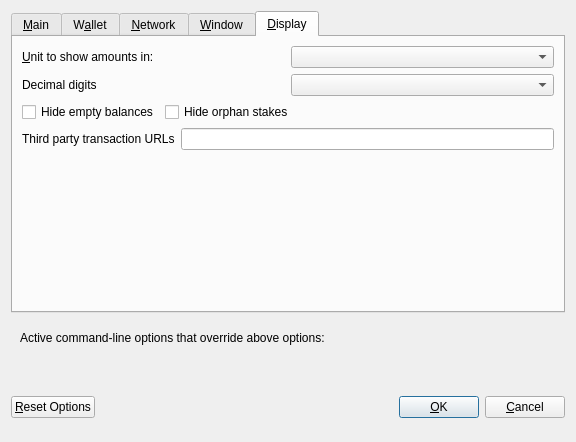
<?xml version="1.0" encoding="UTF-8"?>
<ui version="4.0">
 <class>OptionsDialog</class>
 <widget class="QDialog" name="OptionsDialog">
  <property name="geometry">
   <rect>
    <x>0</x>
    <y>0</y>
    <width>576</width>
    <height>442</height>
   </rect>
  </property>
  <property name="windowTitle">
   <string>Options</string>
  </property>
  <property name="modal">
   <bool>true</bool>
  </property>
  <layout class="QVBoxLayout" name="verticalLayout">
   <item>
    <widget class="QTabWidget" name="tabWidget">
     <property name="currentIndex">
      <number>4</number>
     </property>
     <widget class="QWidget" name="tabMain">
      <attribute name="title">
       <string>&amp;Main</string>
      </attribute>
      <layout class="QVBoxLayout" name="verticalLayout_Main">
       <item>
        <widget class="QCheckBox" name="bitcoinAtStartup">
         <property name="toolTip">
          <string>Automatically start UltraClear after logging in to the system.</string>
         </property>
         <property name="text">
          <string>&amp;Start UltraClear on system login</string>
         </property>
        </widget>
       </item>
       <item>
        <layout class="QHBoxLayout" name="horizontalLayout_2_Main">
         <item>
          <widget class="QLabel" name="databaseCacheLabel">
           <property name="text">
            <string>Size of &amp;database cache</string>
           </property>
           <property name="textFormat">
            <enum>Qt::PlainText</enum>
           </property>
           <property name="buddy">
            <cstring>databaseCache</cstring>
           </property>
          </widget>
         </item>
         <item>
          <widget class="QSpinBox" name="databaseCache"/>
         </item>
         <item>
          <widget class="QLabel" name="databaseCacheUnitLabel">
           <property name="text">
            <string>MB</string>
           </property>
           <property name="textFormat">
            <enum>Qt::PlainText</enum>
           </property>
          </widget>
         </item>
         <item>
          <spacer name="horizontalSpacer_2_Main">
           <property name="orientation">
            <enum>Qt::Horizontal</enum>
           </property>
           <property name="sizeHint" stdset="0">
            <size>
             <width>40</width>
             <height>20</height>
            </size>
           </property>
          </spacer>
         </item>
        </layout>
       </item>
       <item>
        <layout class="QHBoxLayout" name="horizontalLayout_3_Main">
         <item>
          <widget class="QLabel" name="threadsScriptVerifLabel">
           <property name="text">
            <string>Number of script &amp;verification threads</string>
           </property>
           <property name="textFormat">
            <enum>Qt::PlainText</enum>
           </property>
           <property name="buddy">
            <cstring>threadsScriptVerif</cstring>
           </property>
          </widget>
         </item>
         <item>
          <widget class="QSpinBox" name="threadsScriptVerif">
           <property name="toolTip">
            <string>(0 = auto, &lt;0 = leave that many cores free)</string>
           </property>
          </widget>
         </item>
         <item>
          <spacer name="horizontalSpacer_3_Main">
           <property name="orientation">
            <enum>Qt::Horizontal</enum>
           </property>
           <property name="sizeHint" stdset="0">
            <size>
             <width>40</width>
             <height>20</height>
            </size>
           </property>
          </spacer>
         </item>
        </layout>
       </item>
       <item>
        <spacer name="verticalSpacer_2">
         <property name="orientation">
          <enum>Qt::Vertical</enum>
         </property>
         <property name="sizeHint" stdset="0">
          <size>
           <width>20</width>
           <height>40</height>
          </size>
         </property>
        </spacer>
       </item>
       <item>
        <layout class="QHBoxLayout" name="horiz-autominting-layout">
         <item>
          <widget class="QCheckBox" name="checkBoxZeromintEnable">
           <property name="toolTip">
            <string>Enable automatic minting of UCR units to zUCR</string>
           </property>
           <property name="layoutDirection">
            <enum>Qt::LeftToRight</enum>
           </property>
           <property name="text">
            <string>Enable zUCR Automint</string>
           </property>
          </widget>
         </item>
         <item>
          <widget class="QCheckBox" name="checkBoxZeromintAddresses">
           <property name="toolTip">
            <string>Enable automatic zUCR minting from specific addresses</string>
           </property>
           <property name="layoutDirection">
            <enum>Qt::LeftToRight</enum>
           </property>
           <property name="text">
            <string>Enable Automint Addresses</string>
           </property>
          </widget>
         </item>
        </layout>
       </item>
       <item>
        <layout class="QHBoxLayout" name="horizontalLayout_3">
         <item>
          <widget class="QLabel" name="percentage_label">
           <property name="toolTip">
            <string>Percentage of incoming UCR which get automatically converted to zUCR via Zerocoin Protocol (min: 10%)</string>
           </property>
           <property name="text">
            <string>Percentage of autominted zUCR</string>
           </property>
          </widget>
         </item>
         <item>
          <widget class="QSpinBox" name="zeromintPercentage">
           <property name="minimum">
            <number>1</number>
           </property>
           <property name="maximum">
            <number>100</number>
           </property>
          </widget>
         </item>
        </layout>
       </item>
       <item>
        <layout class="QHBoxLayout" name="horizontalLayout" stretch="0,0">
         <property name="sizeConstraint">
          <enum>QLayout::SetFixedSize</enum>
         </property>
         <item>
          <widget class="QLabel" name="labelPreferredDenom">
           <property name="maximumSize">
            <size>
             <width>16777215</width>
             <height>16777215</height>
            </size>
           </property>
           <property name="toolTip">
            <string>Wait with automatic conversion to Zerocoin until enough UCR for this denomination is available</string>
           </property>
           <property name="text">
            <string>Preferred Automint zUCR Denomination</string>
           </property>
          </widget>
         </item>
         <item>
          <widget class="QComboBox" name="preferredDenom">
           <property name="maximumSize">
            <size>
             <width>16777215</width>
             <height>27</height>
            </size>
           </property>
           <property name="toolTip">
            <string>Wait with automatic conversion to Zerocoin until enough UCR for this denomination is available</string>
           </property>
           <property name="maxVisibleItems">
            <number>9</number>
           </property>
           <property name="maxCount">
            <number>9</number>
           </property>
          </widget>
         </item>
        </layout>
       </item>
      </layout>
     </widget>
     <widget class="QWidget" name="tabWallet">
      <attribute name="title">
       <string>W&amp;allet</string>
      </attribute>
      <layout class="QVBoxLayout" name="verticalLayout_Wallet">
       <item>
        <layout class="QHBoxLayout" name="horizontalLayout_2_Wallet">
         <item>
          <widget class="QLabel" name="labelStakeSplitThresholdText">
           <property name="text">
            <string>Stake split threshold:</string>
           </property>
          </widget>
         </item>
         <item>
          <widget class="QSpinBox" name="spinBoxStakeSplitThreshold">
           <property name="minimum">
            <number>1</number>
           </property>
           <property name="maximum">
            <number>999999</number>
           </property>
          </widget>
         </item>
        </layout>
       </item>
       <item>
        <widget class="QGroupBox" name="groupBox">
         <property name="title">
          <string>Expert</string>
         </property>
         <layout class="QVBoxLayout" name="verticalLayout_2">
          <item>
           <widget class="QCheckBox" name="coinControlFeatures">
            <property name="toolTip">
             <string>Whether to show coin control features or not.</string>
            </property>
            <property name="text">
             <string>Enable coin &amp;control features</string>
            </property>
           </widget>
          </item>
          <item>
           <widget class="QCheckBox" name="showMasternodesTab">
            <property name="toolTip">
             <string>Show additional tab listing all your masternodes in first sub-tab&lt;br/&gt;and all masternodes on the network in second sub-tab.</string>
            </property>
            <property name="text">
             <string>Show Masternodes Tab</string>
            </property>
           </widget>
          </item>
          <item>
           <widget class="QCheckBox" name="spendZeroConfChange">
            <property name="toolTip">
             <string>If you disable the spending of unconfirmed change, the change from a transaction&lt;br/&gt;cannot be used until that transaction has at least one confirmation.&lt;br/&gt;This also affects how your balance is computed.</string>
            </property>
            <property name="text">
             <string>&amp;Spend unconfirmed change</string>
            </property>
           </widget>
          </item>
         </layout>
        </widget>
       </item>
       <item>
        <spacer name="verticalSpacer_Wallet">
         <property name="orientation">
          <enum>Qt::Vertical</enum>
         </property>
         <property name="sizeHint" stdset="0">
          <size>
           <width>20</width>
           <height>40</height>
          </size>
         </property>
        </spacer>
       </item>
      </layout>
     </widget>
     <widget class="QWidget" name="tabNetwork">
      <attribute name="title">
       <string>&amp;Network</string>
      </attribute>
      <layout class="QVBoxLayout" name="verticalLayout_Network">
       <item>
        <widget class="QCheckBox" name="mapPortUpnp">
         <property name="toolTip">
          <string>Automatically open the UltraClear client port on the router. This only works when your router supports UPnP and it is enabled.</string>
         </property>
         <property name="text">
          <string>Map port using &amp;UPnP</string>
         </property>
        </widget>
       </item>
       <item>
        <widget class="QCheckBox" name="allowIncoming">
         <property name="toolTip">
          <string>Accept connections from outside</string>
         </property>
         <property name="text">
          <string>Allow incoming connections</string>
         </property>
        </widget>
       </item>
       <item>
        <widget class="QCheckBox" name="connectSocks">
         <property name="toolTip">
          <string>Connect to the UltraClear network through a SOCKS5 proxy.</string>
         </property>
         <property name="text">
          <string>&amp;Connect through SOCKS5 proxy (default proxy):</string>
         </property>
        </widget>
       </item>
       <item>
        <layout class="QHBoxLayout" name="horizontalLayout_1_Network">
         <item>
          <widget class="QLabel" name="proxyIpLabel">
           <property name="text">
            <string>Proxy &amp;IP:</string>
           </property>
           <property name="textFormat">
            <enum>Qt::PlainText</enum>
           </property>
           <property name="buddy">
            <cstring>proxyIp</cstring>
           </property>
          </widget>
         </item>
         <item>
          <widget class="QValidatedLineEdit" name="proxyIp">
           <property name="minimumSize">
            <size>
             <width>140</width>
             <height>0</height>
            </size>
           </property>
           <property name="maximumSize">
            <size>
             <width>140</width>
             <height>16777215</height>
            </size>
           </property>
           <property name="toolTip">
            <string>IP address of the proxy (e.g. IPv4: 127.0.0.1 / IPv6: ::1)</string>
           </property>
          </widget>
         </item>
         <item>
          <widget class="QLabel" name="proxyPortLabel">
           <property name="text">
            <string>&amp;Port:</string>
           </property>
           <property name="textFormat">
            <enum>Qt::PlainText</enum>
           </property>
           <property name="buddy">
            <cstring>proxyPort</cstring>
           </property>
          </widget>
         </item>
         <item>
          <widget class="QLineEdit" name="proxyPort">
           <property name="minimumSize">
            <size>
             <width>55</width>
             <height>0</height>
            </size>
           </property>
           <property name="maximumSize">
            <size>
             <width>55</width>
             <height>16777215</height>
            </size>
           </property>
           <property name="toolTip">
            <string>Port of the proxy (e.g. 9050)</string>
           </property>
          </widget>
         </item>
         <item>
          <spacer name="horizontalSpacer_1_Network">
           <property name="orientation">
            <enum>Qt::Horizontal</enum>
           </property>
           <property name="sizeHint" stdset="0">
            <size>
             <width>40</width>
             <height>20</height>
            </size>
           </property>
          </spacer>
         </item>
        </layout>
       </item>
       <item>
        <spacer name="verticalSpacer_Network">
         <property name="orientation">
          <enum>Qt::Vertical</enum>
         </property>
         <property name="sizeHint" stdset="0">
          <size>
           <width>20</width>
           <height>40</height>
          </size>
         </property>
        </spacer>
       </item>
      </layout>
     </widget>
     <widget class="QWidget" name="tabWindow">
      <attribute name="title">
       <string>&amp;Window</string>
      </attribute>
      <layout class="QVBoxLayout" name="verticalLayout_Window">
       <item>
        <widget class="QCheckBox" name="minimizeToTray">
         <property name="toolTip">
          <string>Show only a tray icon after minimizing the window.</string>
         </property>
         <property name="text">
          <string>&amp;Minimize to the tray instead of the taskbar</string>
         </property>
        </widget>
       </item>
       <item>
        <widget class="QCheckBox" name="minimizeOnClose">
         <property name="toolTip">
          <string>Minimize instead of exit the application when the window is closed. When this option is enabled, the application will be closed only after selecting Quit in the menu.</string>
         </property>
         <property name="text">
          <string>M&amp;inimize on close</string>
         </property>
        </widget>
       </item>
       <item>
        <spacer name="verticalSpacer_Window">
         <property name="orientation">
          <enum>Qt::Vertical</enum>
         </property>
         <property name="sizeHint" stdset="0">
          <size>
           <width>20</width>
           <height>40</height>
          </size>
         </property>
        </spacer>
       </item>
      </layout>
     </widget>
     <widget class="QWidget" name="tabDisplay">
      <attribute name="title">
       <string>&amp;Display</string>
      </attribute>
      <layout class="QVBoxLayout" name="verticalLayout_Display">
       <!--<item>
        <layout class="QHBoxLayout" name="horizontalLayout_1_Display">
         <item>
          <widget class="QLabel" name="langLabel">
           <property name="text">
            <string>User Interface &amp;language:</string>
           </property>
           <property name="textFormat">
            <enum>Qt::PlainText</enum>
           </property>
           <property name="buddy">
            <cstring>lang</cstring>
           </property>
          </widget>
         </item>
         <item>
          <widget class="QValueComboBox" name="lang">
           <property name="toolTip">
            <string>The user interface language can be set here. This setting will take effect after restarting UltraClear.</string>
           </property>
          </widget>
         </item>
        </layout>
       </item>
       <item>
        <widget class="QLabel" name="label_3">
         <property name="toolTip">
          <string notr="true"/>
         </property>
         <property name="statusTip">
          <string notr="true"/>
         </property>
         <property name="whatsThis">
          <string notr="true"/>
         </property>
         <property name="accessibleName">
          <string notr="true"/>
         </property>
         <property name="text">
          <string>Language missing or translation incomplete? Help contributing translations here:
https://www.transifex.com/ClearNode/Clearcore-Project-translations</string>
         </property>
         <property name="wordWrap">
          <bool>true</bool>
         </property>
         <property name="openExternalLinks">
          <bool>true</bool>
         </property>
         <property name="textInteractionFlags">
          <set>Qt::TextBrowserInteraction</set>
         </property>
        </widget>
       </item>
       <item>
        <layout class="QHBoxLayout" name="horizontalLayout_2_Display" stretch="0,0">
         <item>
          <widget class="QLabel" name="themeLabel">
           <property name="text">
            <string>User Interface Theme:</string>
           </property>
          </widget>
         </item>
         <item>
          <widget class="QValueComboBox" name="theme"/>
         </item>
        </layout>
       </item>
       <item>
        <widget class="Line" name="line">
         <property name="orientation">
          <enum>Qt::Horizontal</enum>
         </property>
        </widget>
       </item>-->
       <item>
        <layout class="QHBoxLayout" name="horizontalLayout_3_Display">
         <item>
          <widget class="QLabel" name="unitLabel">
           <property name="text">
            <string>&amp;Unit to show amounts in:</string>
           </property>
           <property name="textFormat">
            <enum>Qt::PlainText</enum>
           </property>
           <property name="buddy">
            <cstring>unit</cstring>
           </property>
          </widget>
         </item>
         <item>
          <widget class="QValueComboBox" name="unit">
           <property name="toolTip">
            <string>Choose the default subdivision unit to show in the interface and when sending coins.</string>
           </property>
          </widget>
         </item>
        </layout>
       </item>
       <item>
        <layout class="QHBoxLayout" name="horizontalLayout_4_Display">
         <item>
          <widget class="QLabel" name="digitsLabel">
           <property name="text">
            <string>Decimal digits</string>
           </property>
          </widget>
         </item>
         <item>
          <widget class="QValueComboBox" name="digits"/>
         </item>
        </layout>
       </item>
       <item>
        <layout class="QHBoxLayout" name="horizontalLayout_5_Display">
         <item>
          <widget class="QCheckBox" name="checkBoxHideZeroBalances">
           <property name="toolTip">
            <string>Hide empty balances</string>
           </property>
           <property name="layoutDirection">
            <enum>Qt::LeftToRight</enum>
           </property>
           <property name="text">
            <string>Hide empty balances</string>
           </property>
          </widget>
         </item>
         <item>
          <widget class="QCheckBox" name="checkBoxHideOrphans">
           <property name="toolTip">
            <string>Hide orphan stakes in transaction lists</string>
           </property>
           <property name="text">
            <string>Hide orphan stakes</string>
           </property>
          </widget>
         </item>
         <item>
          <spacer name="horizontalSpacer">
           <property name="orientation">
            <enum>Qt::Horizontal</enum>
           </property>
           <property name="sizeHint" stdset="0">
            <size>
             <width>40</width>
             <height>20</height>
            </size>
           </property>
          </spacer>
         </item>
        </layout>
       </item>
       <item>
        <layout class="QHBoxLayout" name="horizontalLayout_6_Display">
         <item>
          <widget class="QLabel" name="thirdPartyTxUrlsLabel">
           <property name="toolTip">
            <string>Third party URLs (e.g. a block explorer) that appear in the transactions tab as context menu items. %s in the URL is replaced by transaction hash. Multiple URLs are separated by vertical bar |.</string>
           </property>
           <property name="text">
            <string>Third party transaction URLs</string>
           </property>
           <property name="buddy">
            <cstring>thirdPartyTxUrls</cstring>
           </property>
          </widget>
         </item>
         <item>
          <widget class="QLineEdit" name="thirdPartyTxUrls">
           <property name="toolTip">
            <string>Third party URLs (e.g. a block explorer) that appear in the transactions tab as context menu items. %s in the URL is replaced by transaction hash. Multiple URLs are separated by vertical bar |.</string>
           </property>
          </widget>
         </item>
        </layout>
       </item>
       <item>
        <spacer name="verticalSpacer">
         <property name="orientation">
          <enum>Qt::Vertical</enum>
         </property>
         <property name="sizeHint" stdset="0">
          <size>
           <width>20</width>
           <height>40</height>
          </size>
         </property>
        </spacer>
       </item>
      </layout>
     </widget>
    </widget>
   </item>
   <item>
    <widget class="QFrame" name="frame">
     <layout class="QVBoxLayout" name="verticalLayout_Bottom">
      <item>
       <layout class="QHBoxLayout" name="horizontalLayout_Bottom">
        <item>
         <widget class="QLabel" name="overriddenByCommandLineInfoLabel">
          <property name="text">
           <string>Active command-line options that override above options:</string>
          </property>
          <property name="textFormat">
           <enum>Qt::PlainText</enum>
          </property>
         </widget>
        </item>
        <item>
         <spacer name="horizontalSpacer_Bottom">
          <property name="orientation">
           <enum>Qt::Horizontal</enum>
          </property>
          <property name="sizeHint" stdset="0">
           <size>
            <width>40</width>
            <height>20</height>
           </size>
          </property>
         </spacer>
        </item>
       </layout>
      </item>
      <item>
       <widget class="QLabel" name="overriddenByCommandLineLabel">
        <property name="text">
         <string/>
        </property>
        <property name="textFormat">
         <enum>Qt::PlainText</enum>
        </property>
        <property name="wordWrap">
         <bool>true</bool>
        </property>
       </widget>
      </item>
     </layout>
    </widget>
   </item>
   <item>
    <layout class="QHBoxLayout" name="horizontalLayout_Buttons">
     <item>
      <widget class="QPushButton" name="resetButton">
       <property name="toolTip">
        <string>Reset all client options to default.</string>
       </property>
       <property name="text">
        <string>&amp;Reset Options</string>
       </property>
       <property name="autoDefault">
        <bool>false</bool>
       </property>
      </widget>
     </item>
     <item>
      <spacer name="horizontalSpacer_1">
       <property name="orientation">
        <enum>Qt::Horizontal</enum>
       </property>
       <property name="sizeHint" stdset="0">
        <size>
         <width>40</width>
         <height>48</height>
        </size>
       </property>
      </spacer>
     </item>
     <item>
      <widget class="QLabel" name="statusLabel">
       <property name="minimumSize">
        <size>
         <width>200</width>
         <height>0</height>
        </size>
       </property>
       <property name="font">
        <font>
         <weight>75</weight>
         <bold>true</bold>
        </font>
       </property>
       <property name="text">
        <string/>
       </property>
       <property name="textFormat">
        <enum>Qt::PlainText</enum>
       </property>
       <property name="wordWrap">
        <bool>true</bool>
       </property>
      </widget>
     </item>
     <item>
      <spacer name="horizontalSpacer_2">
       <property name="orientation">
        <enum>Qt::Horizontal</enum>
       </property>
       <property name="sizeHint" stdset="0">
        <size>
         <width>40</width>
         <height>48</height>
        </size>
       </property>
      </spacer>
     </item>
     <item>
      <widget class="QPushButton" name="okButton">
       <property name="text">
        <string>&amp;OK</string>
       </property>
       <property name="autoDefault">
        <bool>false</bool>
       </property>
       <property name="default">
        <bool>true</bool>
       </property>
      </widget>
     </item>
     <item>
      <widget class="QPushButton" name="cancelButton">
       <property name="text">
        <string>&amp;Cancel</string>
       </property>
       <property name="autoDefault">
        <bool>false</bool>
       </property>
      </widget>
     </item>
    </layout>
   </item>
  </layout>
 </widget>
 <customwidgets>
  <customwidget>
   <class>QValidatedLineEdit</class>
   <extends>QLineEdit</extends>
   <header>qvalidatedlineedit.h</header>
  </customwidget>
  <customwidget>
   <class>QValueComboBox</class>
   <extends>QComboBox</extends>
   <header>qvaluecombobox.h</header>
  </customwidget>
 </customwidgets>
 <resources/>
 <connections/>
</ui>
